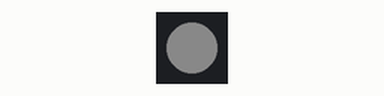
The program below on a simulated Raspberry Pi Pico running MicroPython. Parts: 1 RGB LEDs in strip order, left to right. Dim RGB values are drawn brighter than linear.

Above: at 0.5 s.
At 3.5 s:
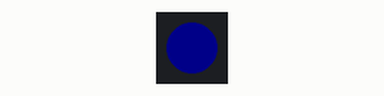
Timing chart, 0 to 4.6 s (numbered marks = the images above):
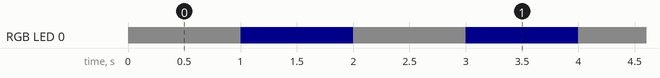

The program:

blinker_test_main.py
```python
# Python
import time
# MicroPython
from machine import Pin # type: ignore (suppresses Pylance lint warning)
import neopixel         # type: ignore (suppresses Pylance lint warning)

myneopixel = neopixel.NeoPixel(Pin(28), 1)
while True:
    myneopixel[0] = (10, 10, 10); myneopixel.write()
    time.sleep(1)
    myneopixel[0] = (0, 0, 10); myneopixel.write()
    time.sleep(1)
```

Measured:
- by itself, RGB LED 0: alternates RGB(10, 10, 10) for 1.0 s and RGB(0, 0, 10) for 1.0 s
